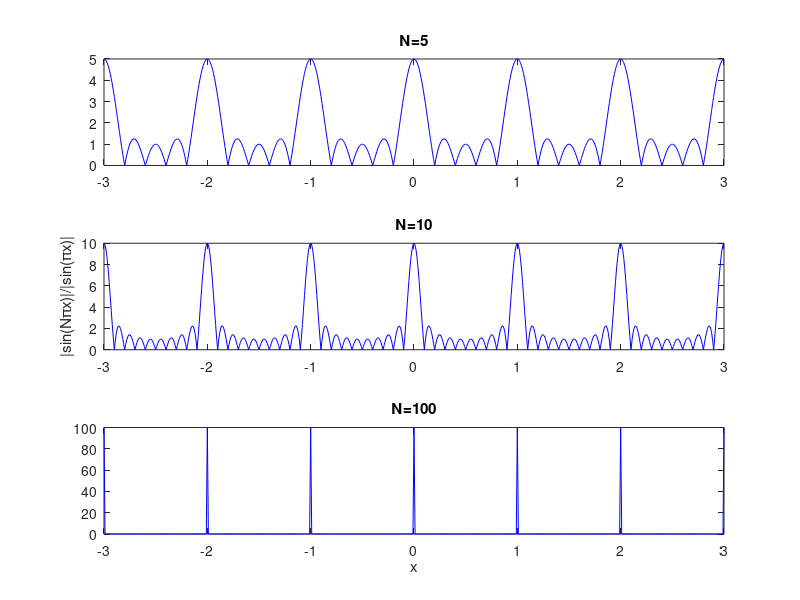

Source code (MATLAB):
% lattice transform plot

n1 = 5;
n2 = 10;
n3 = 100;
N = 601;
x = linspace(-3,3,N);

y1 = abs((sin(pi*n1*x)./sin(pi*x)));
y2 = abs((sin(pi*n2*x)./sin(pi*x)));
y3 = abs((sin(pi*n3*x)./sin(pi*x)));
for i=1:N
    if rem(abs(x(i)),1)== 0
        y1(i)=n1;
        y2(i)=n2;
        y3(i)=n3;
    end
end

% plot(x,y1,'r',x,y2,'b',x,y3,'y');
subplot(3,1,1);
plot(x,y1,'b');
title('N=5');
subplot(3,1,2);
plot(x,y2,'b');
title('N=10');
ylabel('|sin(N\pix)|/|sin(\pix)|');
subplot(3,1,3);
plot(x,y3,'b');
title('N=100');
xlabel('x');
